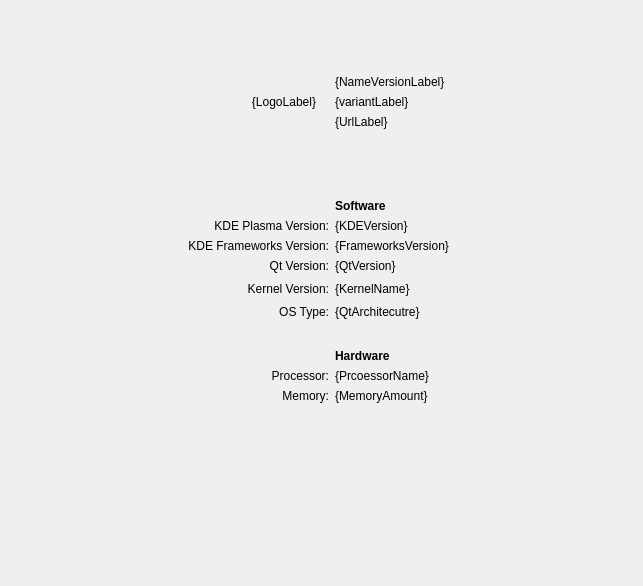
<?xml version="1.0" encoding="UTF-8"?>
<ui version="4.0">
 <class>Module</class>
 <widget class="QWidget" name="Module">
  <property name="geometry">
   <rect>
    <x>0</x>
    <y>0</y>
    <width>643</width>
    <height>586</height>
   </rect>
  </property>
  <layout class="QGridLayout" name="gridLayout">
   <item row="1" column="3" colspan="2">
    <layout class="QVBoxLayout" name="verticalLayout">
     <item>
      <spacer name="verticalSpacer_6">
       <property name="orientation">
        <enum>Qt::Vertical</enum>
       </property>
       <property name="sizeType">
        <enum>QSizePolicy::Preferred</enum>
       </property>
       <property name="sizeHint" stdset="0">
        <size>
         <width>20</width>
         <height>40</height>
        </size>
       </property>
      </spacer>
     </item>
     <item>
      <widget class="QLabel" name="nameVersionLabel">
       <property name="text">
        <string notr="true">{NameVersionLabel}</string>
       </property>
      </widget>
     </item>
     <item>
      <widget class="QLabel" name="variantLabel">
       <property name="text">
        <string>{variantLabel}</string>
       </property>
      </widget>
     </item>
     <item>
      <widget class="QLabel" name="urlLabel">
       <property name="text">
        <string notr="true">{UrlLabel}</string>
       </property>
       <property name="openExternalLinks">
        <bool>true</bool>
       </property>
      </widget>
     </item>
     <item>
      <spacer name="verticalSpacer_5">
       <property name="orientation">
        <enum>Qt::Vertical</enum>
       </property>
       <property name="sizeType">
        <enum>QSizePolicy::Preferred</enum>
       </property>
       <property name="sizeHint" stdset="0">
        <size>
         <width>20</width>
         <height>40</height>
        </size>
       </property>
      </spacer>
     </item>
    </layout>
   </item>
   <item row="5" column="1">
    <widget class="QLabel" name="plasma">
     <property name="text">
      <string>KDE Plasma Version:</string>
     </property>
     <property name="alignment">
      <set>Qt::AlignRight|Qt::AlignTrailing|Qt::AlignVCenter</set>
     </property>
    </widget>
   </item>
   <item row="8" column="4">
    <spacer name="horizontalSpacer_7">
     <property name="orientation">
      <enum>Qt::Horizontal</enum>
     </property>
     <property name="sizeHint" stdset="0">
      <size>
       <width>215</width>
       <height>20</height>
      </size>
     </property>
    </spacer>
   </item>
   <item row="1" column="1">
    <widget class="QWidget" name="widget" native="true">
     <layout class="QHBoxLayout" name="horizontalLayout">
      <item>
       <widget class="QLabel" name="logoLabel">
        <property name="text">
         <string notr="true">{LogoLabel}</string>
        </property>
        <property name="alignment">
         <set>Qt::AlignRight|Qt::AlignTrailing|Qt::AlignVCenter</set>
        </property>
       </widget>
      </item>
      <item>
       <spacer name="horizontalSpacer">
        <property name="orientation">
         <enum>Qt::Horizontal</enum>
        </property>
        <property name="sizeType">
         <enum>QSizePolicy::Fixed</enum>
        </property>
        <property name="sizeHint" stdset="0">
         <size>
          <width>4</width>
          <height>0</height>
         </size>
        </property>
       </spacer>
      </item>
     </layout>
    </widget>
   </item>
   <item row="13" column="3">
    <widget class="QLabel" name="memoryLabel">
     <property name="text">
      <string notr="true">{MemoryAmount}</string>
     </property>
    </widget>
   </item>
   <item row="5" column="3">
    <widget class="QLabel" name="plasmaLabel">
     <property name="text">
      <string notr="true">{KDEVersion}</string>
     </property>
    </widget>
   </item>
   <item row="13" column="1">
    <widget class="QLabel" name="memory">
     <property name="text">
      <string>Memory:</string>
     </property>
     <property name="alignment">
      <set>Qt::AlignRight|Qt::AlignTrailing|Qt::AlignVCenter</set>
     </property>
    </widget>
   </item>
   <item row="14" column="3">
    <spacer name="verticalSpacer">
     <property name="orientation">
      <enum>Qt::Vertical</enum>
     </property>
     <property name="sizeHint" stdset="0">
      <size>
       <width>20</width>
       <height>40</height>
      </size>
     </property>
    </spacer>
   </item>
   <item row="12" column="1">
    <widget class="QLabel" name="processor">
     <property name="text">
      <string notr="true">Processor:</string>
     </property>
     <property name="alignment">
      <set>Qt::AlignRight|Qt::AlignTrailing|Qt::AlignVCenter</set>
     </property>
    </widget>
   </item>
   <item row="3" column="3">
    <widget class="QLabel" name="label_2">
     <property name="font">
      <font>
       <weight>75</weight>
       <bold>true</bold>
      </font>
     </property>
     <property name="text">
      <string>Software</string>
     </property>
     <property name="alignment">
      <set>Qt::AlignLeading|Qt::AlignLeft|Qt::AlignVCenter</set>
     </property>
    </widget>
   </item>
   <item row="8" column="3">
    <widget class="QLabel" name="kernelLabel">
     <property name="text">
      <string notr="true">{KernelName}</string>
     </property>
    </widget>
   </item>
   <item row="7" column="3">
    <widget class="QLabel" name="qtLabel">
     <property name="text">
      <string notr="true">{QtVersion}</string>
     </property>
    </widget>
   </item>
   <item row="8" column="0">
    <spacer name="horizontalSpacer_4">
     <property name="orientation">
      <enum>Qt::Horizontal</enum>
     </property>
     <property name="sizeHint" stdset="0">
      <size>
       <width>215</width>
       <height>17</height>
      </size>
     </property>
    </spacer>
   </item>
   <item row="10" column="3">
    <spacer name="verticalSpacer_4">
     <property name="orientation">
      <enum>Qt::Vertical</enum>
     </property>
     <property name="sizeType">
      <enum>QSizePolicy::Fixed</enum>
     </property>
     <property name="sizeHint" stdset="0">
      <size>
       <width>20</width>
       <height>24</height>
      </size>
     </property>
    </spacer>
   </item>
   <item row="7" column="1">
    <widget class="QLabel" name="qt">
     <property name="text">
      <string>Qt Version:</string>
     </property>
     <property name="alignment">
      <set>Qt::AlignRight|Qt::AlignTrailing|Qt::AlignVCenter</set>
     </property>
    </widget>
   </item>
   <item row="9" column="3">
    <widget class="QLabel" name="bitsLabel">
     <property name="text">
      <string notr="true">{QtArchitecutre}</string>
     </property>
    </widget>
   </item>
   <item row="11" column="3">
    <widget class="QLabel" name="label">
     <property name="font">
      <font>
       <weight>75</weight>
       <bold>true</bold>
      </font>
     </property>
     <property name="text">
      <string>Hardware</string>
     </property>
     <property name="alignment">
      <set>Qt::AlignLeading|Qt::AlignLeft|Qt::AlignVCenter</set>
     </property>
    </widget>
   </item>
   <item row="9" column="1">
    <widget class="QLabel" name="label_3">
     <property name="text">
      <string>OS Type:</string>
     </property>
     <property name="alignment">
      <set>Qt::AlignRight|Qt::AlignTrailing|Qt::AlignVCenter</set>
     </property>
    </widget>
   </item>
   <item row="2" column="3">
    <spacer name="verticalSpacer_2">
     <property name="orientation">
      <enum>Qt::Vertical</enum>
     </property>
     <property name="sizeType">
      <enum>QSizePolicy::Fixed</enum>
     </property>
     <property name="sizeHint" stdset="0">
      <size>
       <width>20</width>
       <height>24</height>
      </size>
     </property>
    </spacer>
   </item>
   <item row="8" column="1">
    <widget class="QLabel" name="kernel">
     <property name="text">
      <string>Kernel Version:</string>
     </property>
     <property name="alignment">
      <set>Qt::AlignRight|Qt::AlignTrailing|Qt::AlignVCenter</set>
     </property>
    </widget>
   </item>
   <item row="0" column="3">
    <spacer name="verticalSpacer_3">
     <property name="orientation">
      <enum>Qt::Vertical</enum>
     </property>
     <property name="sizeType">
      <enum>QSizePolicy::Maximum</enum>
     </property>
     <property name="sizeHint" stdset="0">
      <size>
       <width>20</width>
       <height>24</height>
      </size>
     </property>
    </spacer>
   </item>
   <item row="12" column="3">
    <widget class="QLabel" name="processorLabel">
     <property name="text">
      <string notr="true">{PrcoessorName}</string>
     </property>
    </widget>
   </item>
   <item row="6" column="1">
    <widget class="QLabel" name="frameworksLabelKey">
     <property name="text">
      <string>KDE Frameworks Version:</string>
     </property>
     <property name="alignment">
      <set>Qt::AlignRight|Qt::AlignTrailing|Qt::AlignVCenter</set>
     </property>
    </widget>
   </item>
   <item row="6" column="3">
    <widget class="QLabel" name="frameworksLabel">
     <property name="text">
      <string notr="true">{FrameworksVersion}</string>
     </property>
    </widget>
   </item>
  </layout>
 </widget>
 <resources/>
 <connections/>
</ui>
